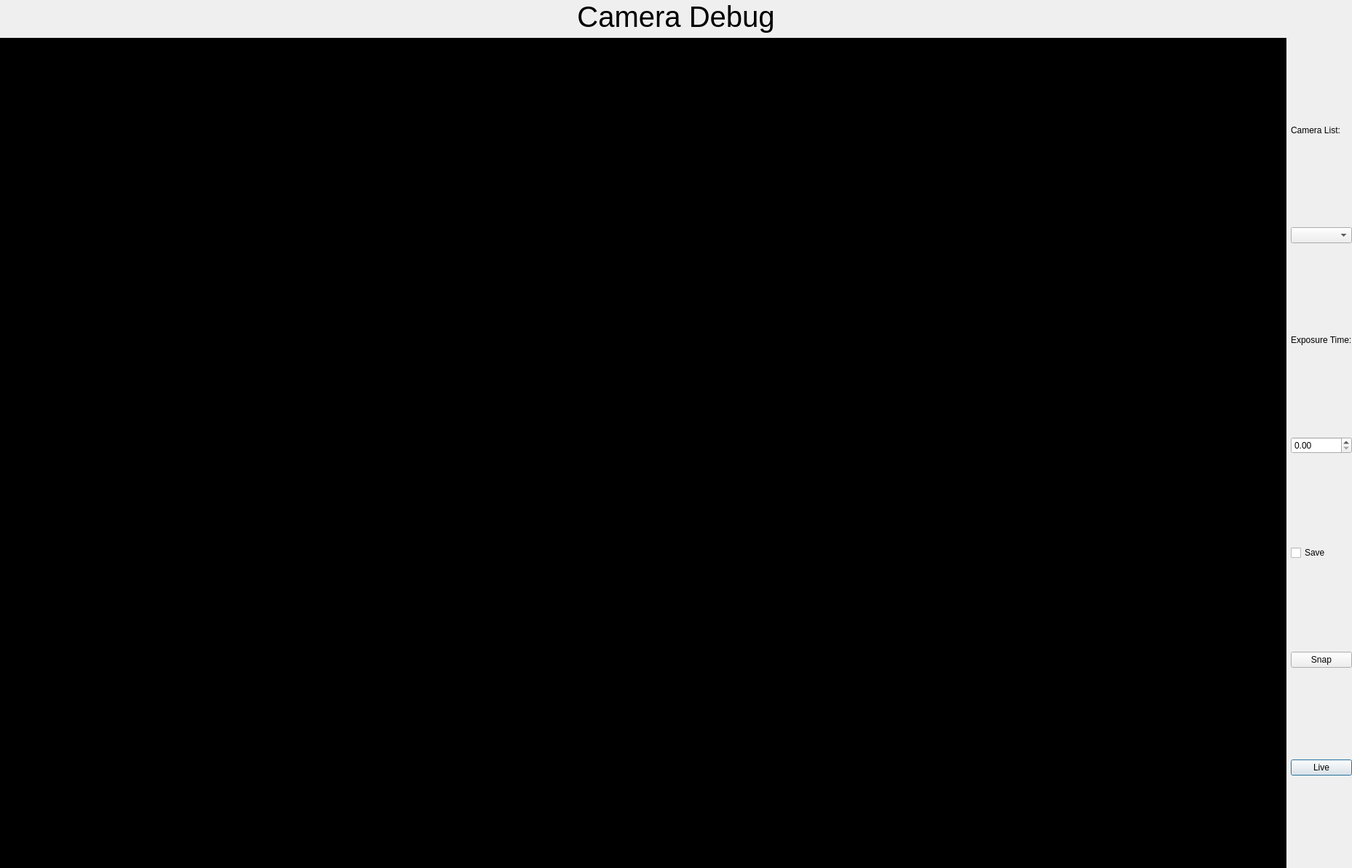
<?xml version="1.0" encoding="UTF-8"?>
<ui version="4.0">
 <class>vision</class>
 <widget class="QDialog" name="vision">
  <property name="geometry">
   <rect>
    <x>0</x>
    <y>0</y>
    <width>1856</width>
    <height>1192</height>
   </rect>
  </property>
  <property name="windowTitle">
   <string>Dialog</string>
  </property>
  <layout class="QGridLayout" name="gridLayout_2">
   <property name="leftMargin">
    <number>0</number>
   </property>
   <property name="topMargin">
    <number>0</number>
   </property>
   <property name="rightMargin">
    <number>0</number>
   </property>
   <property name="bottomMargin">
    <number>0</number>
   </property>
   <item row="0" column="0" colspan="2">
    <widget class="QLabel" name="lb_vision_title">
     <property name="font">
      <font>
       <pointsize>30</pointsize>
       <weight>50</weight>
       <bold>false</bold>
      </font>
     </property>
     <property name="text">
      <string>Camera Debug</string>
     </property>
     <property name="alignment">
      <set>Qt::AlignCenter</set>
     </property>
    </widget>
   </item>
   <item row="1" column="0">
    <widget class="QLabel" name="lb_image">
     <property name="sizePolicy">
      <sizepolicy hsizetype="Expanding" vsizetype="Expanding">
       <horstretch>0</horstretch>
       <verstretch>0</verstretch>
      </sizepolicy>
     </property>
     <property name="styleSheet">
      <string notr="true">background-color: rgb(0, 0, 0);</string>
     </property>
     <property name="text">
      <string/>
     </property>
    </widget>
   </item>
   <item row="1" column="1">
    <layout class="QGridLayout" name="gridLayout" rowstretch="1,1,1,1,3,3,3">
     <item row="1" column="0">
      <widget class="QComboBox" name="cb_camera">
       <property name="sizePolicy">
        <sizepolicy hsizetype="Preferred" vsizetype="Fixed">
         <horstretch>0</horstretch>
         <verstretch>0</verstretch>
        </sizepolicy>
       </property>
      </widget>
     </item>
     <item row="6" column="0">
      <widget class="QPushButton" name="pb_live">
       <property name="text">
        <string>Live</string>
       </property>
      </widget>
     </item>
     <item row="2" column="0">
      <widget class="QLabel" name="lb_extime">
       <property name="sizePolicy">
        <sizepolicy hsizetype="Preferred" vsizetype="Fixed">
         <horstretch>0</horstretch>
         <verstretch>0</verstretch>
        </sizepolicy>
       </property>
       <property name="text">
        <string>Exposure Time:</string>
       </property>
      </widget>
     </item>
     <item row="0" column="0">
      <widget class="QLabel" name="lb_camera">
       <property name="sizePolicy">
        <sizepolicy hsizetype="Preferred" vsizetype="Fixed">
         <horstretch>0</horstretch>
         <verstretch>0</verstretch>
        </sizepolicy>
       </property>
       <property name="text">
        <string>Camera List:</string>
       </property>
      </widget>
     </item>
     <item row="4" column="0">
      <widget class="QCheckBox" name="cb_save">
       <property name="text">
        <string>Save</string>
       </property>
      </widget>
     </item>
     <item row="5" column="0">
      <widget class="QPushButton" name="pb_snap">
       <property name="text">
        <string>Snap</string>
       </property>
      </widget>
     </item>
     <item row="3" column="0">
      <widget class="QDoubleSpinBox" name="dsb_extime"/>
     </item>
    </layout>
   </item>
  </layout>
 </widget>
 <resources/>
 <connections/>
</ui>
